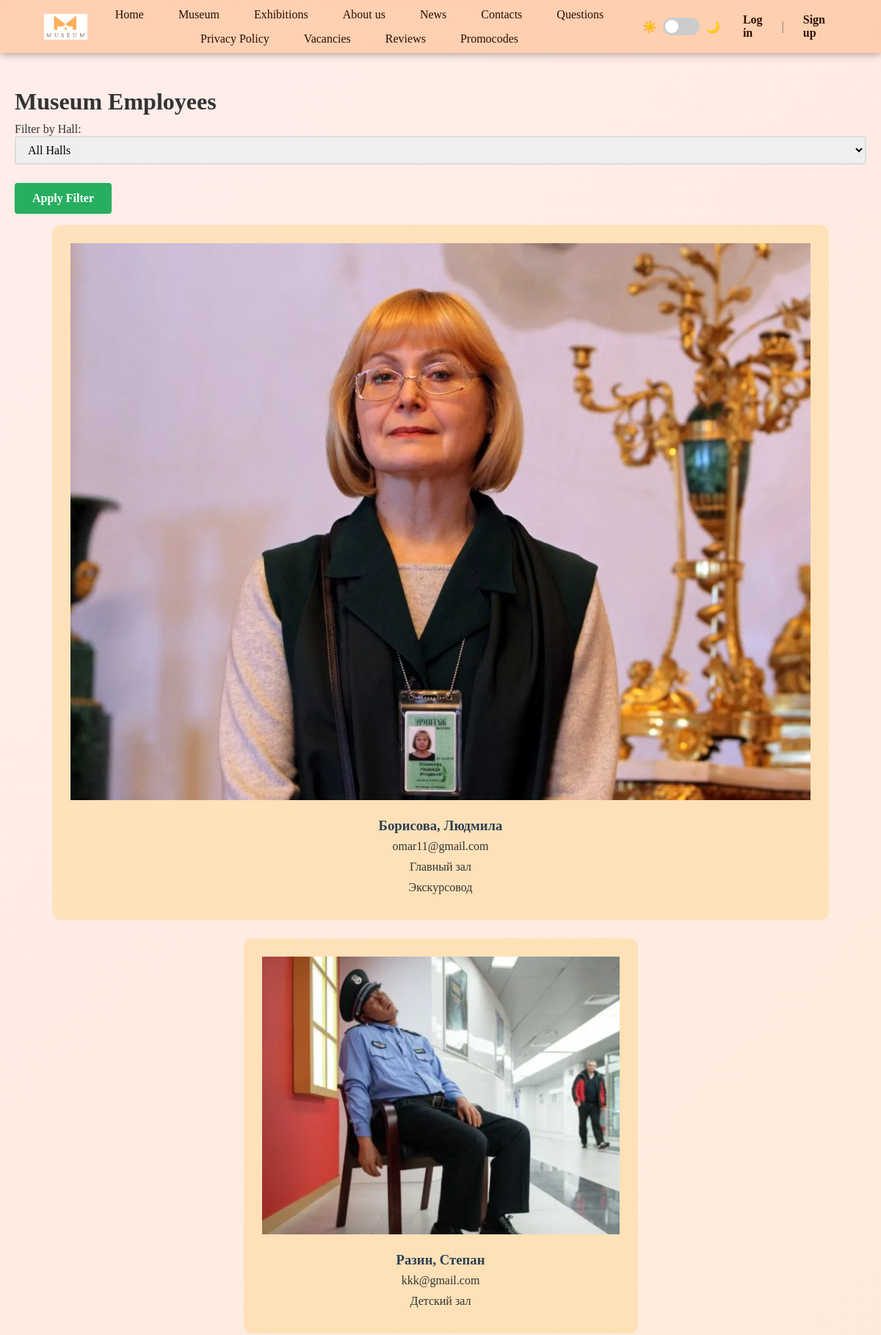
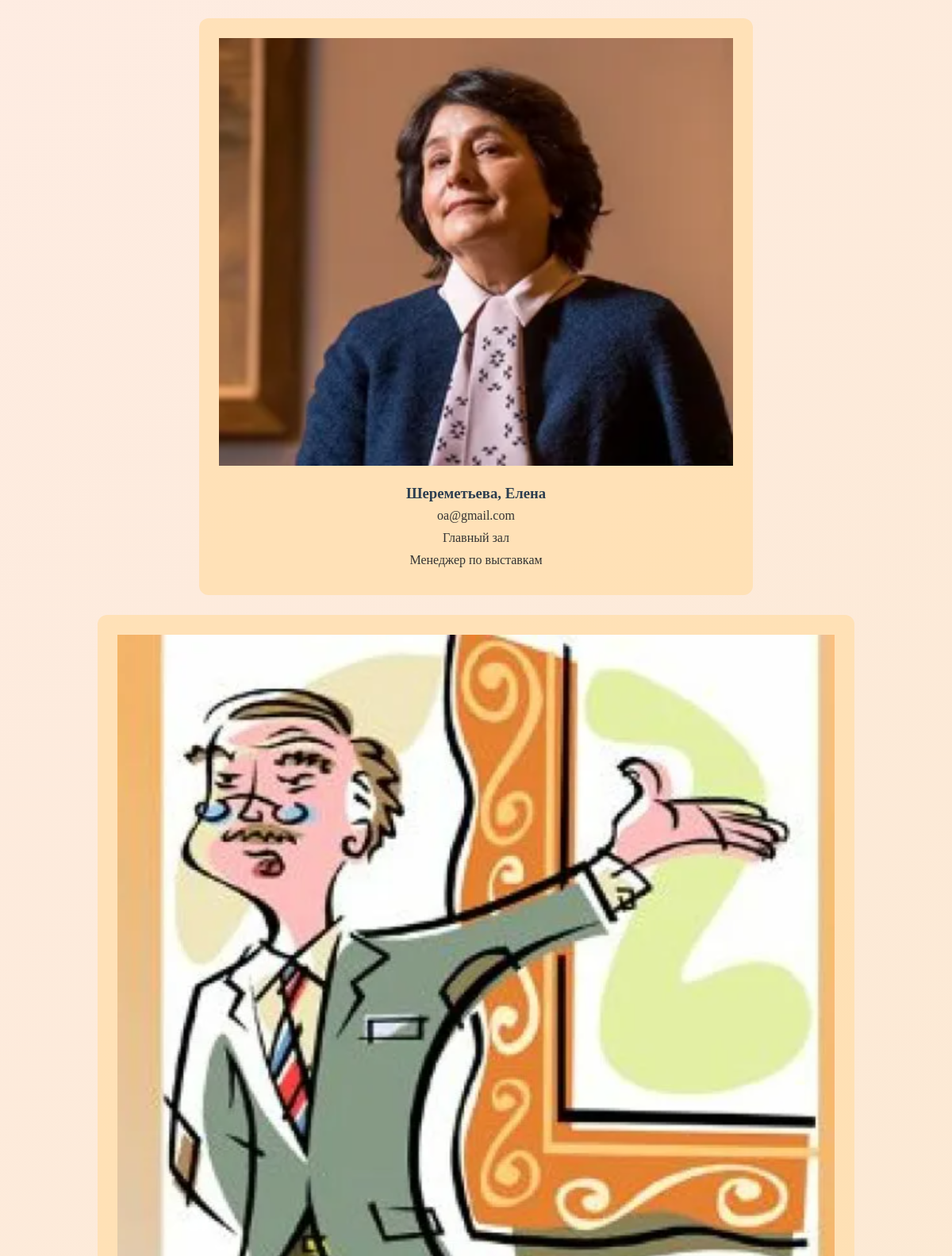
/employees/ (upper part), run on the app's committed database (2 pictures, top to bottom).
### museum/models.py (models this page shows, shortened)
class Employee(models.Model):
    user = models.OneToOneField('museum.CustomUser', on_delete=models.CASCADE, null=True, blank=True)
    image_source = models.ImageField(upload_to='images/', null=True, blank=True)
    job = models.ForeignKey(EmployeePosition, on_delete=models.SET_NULL, null=True)
    hall = models.ForeignKey(Hall, related_name="Haall", on_delete=models.CASCADE, default=None)
    exhibits = models.ManyToManyField(Exhibit)
    exhibitions = models.ManyToManyField('Exhibitions')

class CustomUser(AbstractUser):
    date_of_birth = models.DateField(blank=True, null=True)
    email = models.EmailField(unique=True)
    telephone = models.CharField(max_length=13, null=True, default='+375290000000')
    class Meta:
        verbose_name = 'CustomUser'
        verbose_name_plural = 'CustomUsers'

class Hall(models.Model):
    name = models.CharField("Name", max_length=50)
    nomer = models.IntegerField("Nomer", default=None)
    floor = models.IntegerField("floor", default=None)
    square = models.IntegerField("Square", default=None)
    def __str__(self):
        return self.name
    class Meta:
        verbose_name = 'Hall'
        verbose_name_plural = 'Halls'

class EmployeePosition(models.Model):
    name = models.CharField(max_length=255)
    salary = models.IntegerField()

### museum/views.py (the view)
# urls.py: re_path(r'^employees/$', views.EmployeesView.as_view(), name='employees'),
class EmployeesView(View):
    template_name = "employees.html"
    def get(self, request):
        employee = models.Employee.objects.all()
        all_halls = models.Hall.objects.all()
        hall_filter = request.GET.get('hall_filter')
        if hall_filter:
            employee = employee.filter(hall_id=hall_filter)
        context = {'employees': employee, 'all_halls': all_halls, }
        return render(request, self.template_name, context)

### templates/employees.html (shortened to what this page needs)
{% extends "layout.html" %}
{% block content %}
<div class="employees-container">
    <div class="employees-header">
        <h1 class="page-title">Museum Employees</h1>
    </div>
    <div class="filter-section">
        <form method="GET" action="" class="filter-form">
            <div class="form-group">
                <label for="hall_filter" class="filter-label">Filter by Hall:</label>
                <select name="hall_filter" id="hall_filter" class="form-select">
                    <option value="">All Halls</option>
                </select>
            </div>
            <button type="submit" class="btn btn-filter">
                 Apply Filter
            </button>
        </form>
    </div>
    {% if employees %}
    <div class="employees-grid">
        {% for employee in employees %}
        <div class="employee-card">
            <div class="employee-photo">
                <img src="{{ employee.image_source.url }}" alt="{{ employee.user.first_name }} {{ employee.user.last_name }}" class="employee-img"/>
            </div>
            <div class="employee-details">
                <h3 class="employee-name">{{ employee.user.last_name }}, {{ employee.user.first_name }}</h3>
                <p class="employee-info">
                     {{ employee.user.email }}
                </p>
                <p class="employee-info">
                     {{ employee.hall }}
                </p>
                <p class="employee-info">
                     {{ employee.job.name }}
                </p>
            </div>
        </div>
        {% endfor %}
    </div>
    {% else %}
    <div class="no-results">
        <i class="fas fa-user-slash"></i>
        <p>No employees found matching your criteria.</p>
    </div>
    {% endif %}
</div>
{% endblock %}

### static/css/style.css (style rules this page uses)
:root { --bg-color: #ffffff; --text-color: #333333; --header-bg: rgba(255, 188, 140, 0.598); --card-bg: #ffffff; --border-color: #dee2e6; --primary-color: #007bff; --hover-color: #0056b3; --nav-bg: #343a40; --nav-text: #2c0d00; --nav-hover: #f9ba73b1; --main-bg: linear-gradient(135deg, #ffebe8dd 0%, #f7dda5c9 100%); }
body { background: var(--main-bg); color: var(--text-color); transition: background-color 0.3s ease, color 0.3s ease; }
.faq-container, .news-card, .employee-card, .review { background-color: var(--card-bg); color: var(--text-color); }
* { box-sizing: border-box; margin: 0; padding: 0; }
html, body { height: 100%; }
body { font-family: Georgia, serif; overflow: auto; }
input, textarea, select, button { font: inherit; padding: 8px 12px; border: 2px solid #ddd; border-radius: 4px; margin-bottom: 15px; width: 100%; box-sizing: border-box; }
button[type="submit"] { background: #27ae60; color: white; border: none; padding: 12px 24px; cursor: pointer; font-weight: bold; width: auto; }
.employees-grid { display: flex; flex-wrap: wrap; gap: 25px; justify-content: center; }
.employee-card { background: rgba(255, 221, 167, 0.685); border-radius: 12px; padding: 25px; flex: 0 1 250px; display: flex; flex-direction: column; align-items: center; text-align: center; }
.employee-name { color: #2c3e50; margin-bottom: 8px; font-weight: 600; }
html, body { margin: 0; padding: 0; min-height: 100vh; background-attachment: fixed; background-size: cover; }
h1, h2, h3, h4, h5 { margin: 20px 0 10px 0; font-weight: bold; }
p { margin-bottom: 10px; }
button, .btn { margin-top: 10px; padding: 8px 14px; border: none; background: #b46d2c; color: white; border-radius: 4px; cursor: pointer; }

### data on the page
Employee: image_source (picture), user.last_name "Борисова", user.first_name "Людмила", user.email "omar11@gmail.com", hall "Главный зал", job.name "Экскурсовод"
Employee: image_source (picture), user.last_name "Разин", user.first_name "Степан", user.email "kkk@gmail.com", hall "Детский зал"
Employee: image_source (picture), user.last_name "Шереметьева", user.first_name "Елена", user.email "oa@gmail.com", hall "Главный зал", job.name "Менеджер по выставкам"
Employee: image_source (picture)
